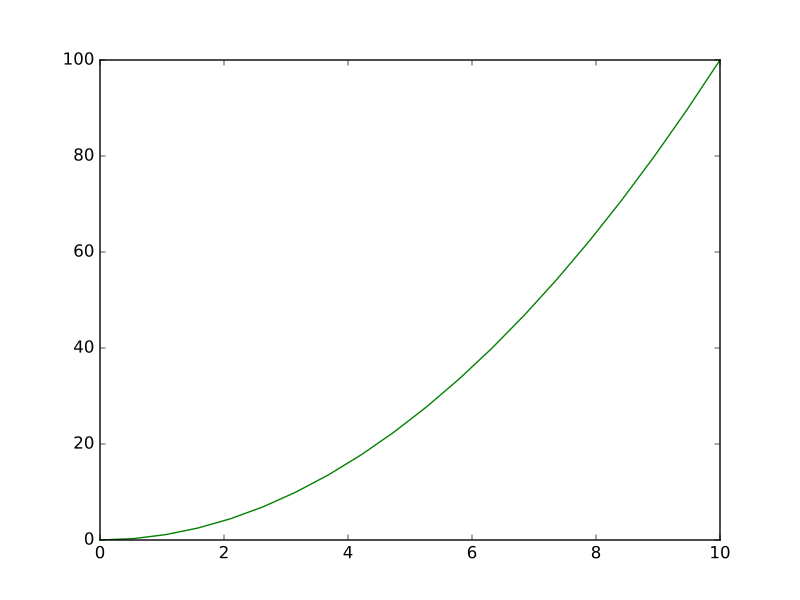

Python code for this plot:
import matplotlib.pyplot as plt
import numpy as np

x = np.linspace(0, 10, 20)  # from 0 to 10 stepped by 20 times
y = x ** 2
plt.plot(x, y, "g-")  # green consecutive line
plt.show()
